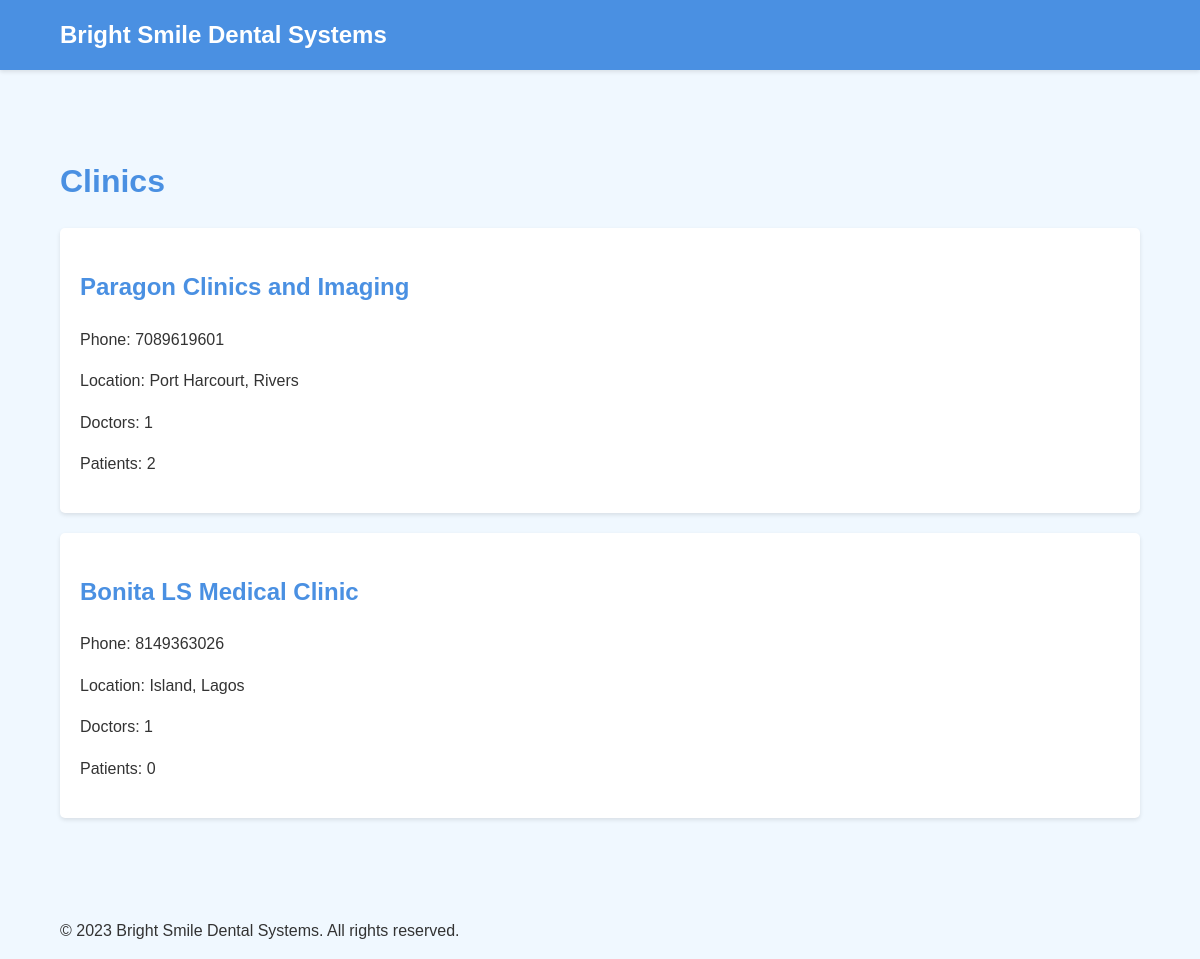
/clinics/list/, run on an earlier commit of the app's database.
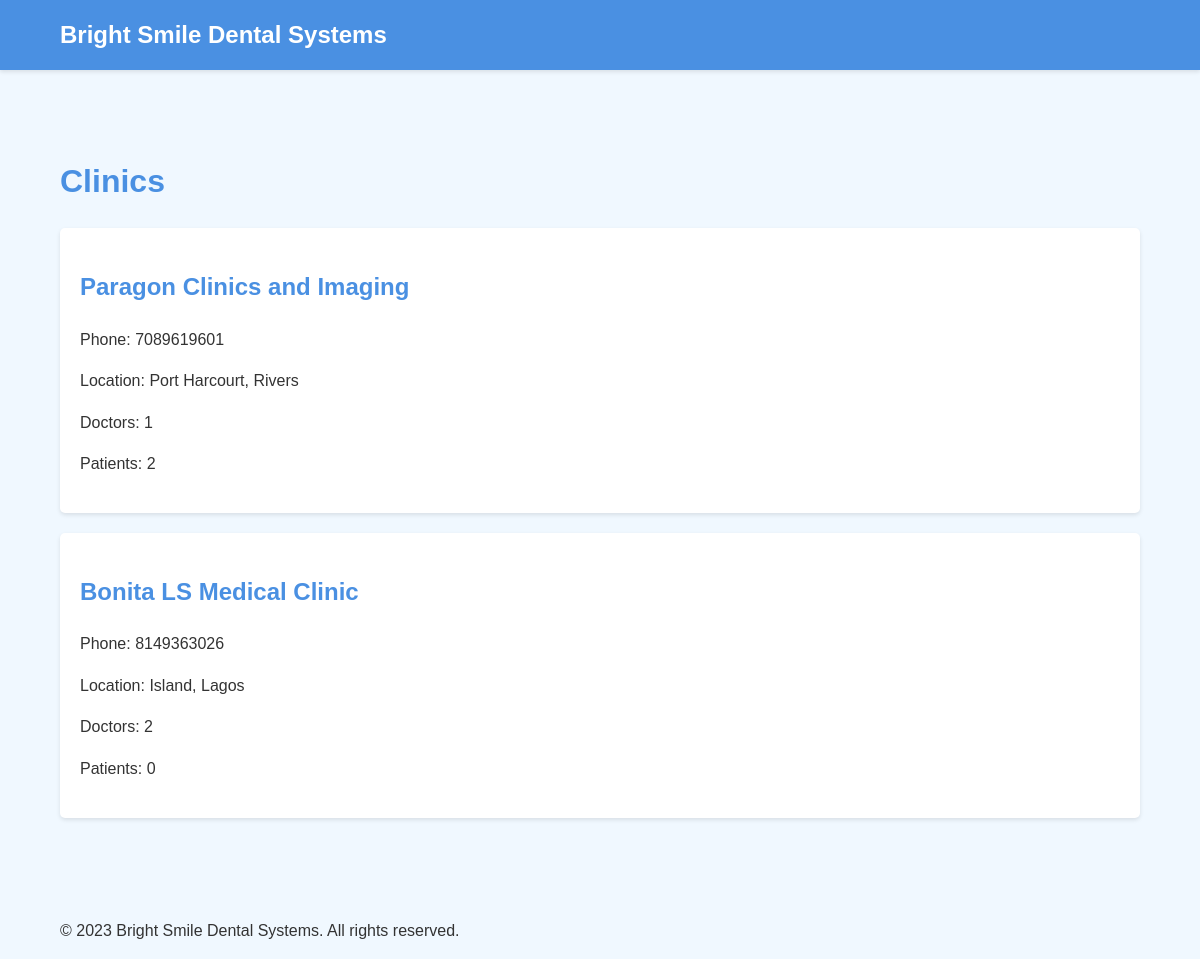
And on a later commit of the database.
### clinics/models.py (models this page shows, shortened)
class Clinic(models.Model):
    name = models.CharField(max_length=200)
    phone_number = PhoneNumberField()
    city = models.CharField(max_length=200)
    state = models.CharField(max_length=200)
    doctors = models.ManyToManyField(Doctor, blank=True, related_name="working_in")

### clinics/views.py (the view)
# urls.py: path("list/", ClinicListView.as_view(), name='list-clinics'),
class ClinicListView(ListView):
    model = Clinic
    context_object_name = 'clinics'
    template_name = "clinics_list.html"
    def get_context_data(self, **kwargs):
        context =  super().get_context_data(**kwargs)
        patients_count = (
            Visit.objects.values('clinic')
            .annotate(total_patients=Count('patient', distinct=True))
        )
        context['no_of_affiliated_patients'] = {item['clinic']: item['total_patients'] for item in patients_count}
        return context

### clinics/templatetags/clinic_filters.py (called while the page is built)
@register.filter
def get(dictionary, key):
    return dictionary.get(key, 0)

### clinics/templates/clinics_list.html (shortened to what this page needs)
{% extends 'base.html' %}
{% block content %}
{% load clinic_filters %}
<h1>Clinics</h1>
<div class="card-grid">
    {% for clinic in clinics %}
    <div class="card">
        <h2>{{ clinic.name }}</h2>
        <p>Phone: {{ clinic.phone_number }}</p>
        <p>Location: {{ clinic.city }}, {{ clinic.state }}</p>
        <p>Doctors: {{ clinic.doctors.count }}</p>
        <p>Patients:  {{ no_of_affiliated_patients|default:0|get:clinic.id }}</p>
    </div>
    {% endfor %}
</div>
{% endblock %}

What changed in the data, as far as the page shows it:
changed Clinic "Bonita LS Medical Clinic": doctors.count "1" → "2"
